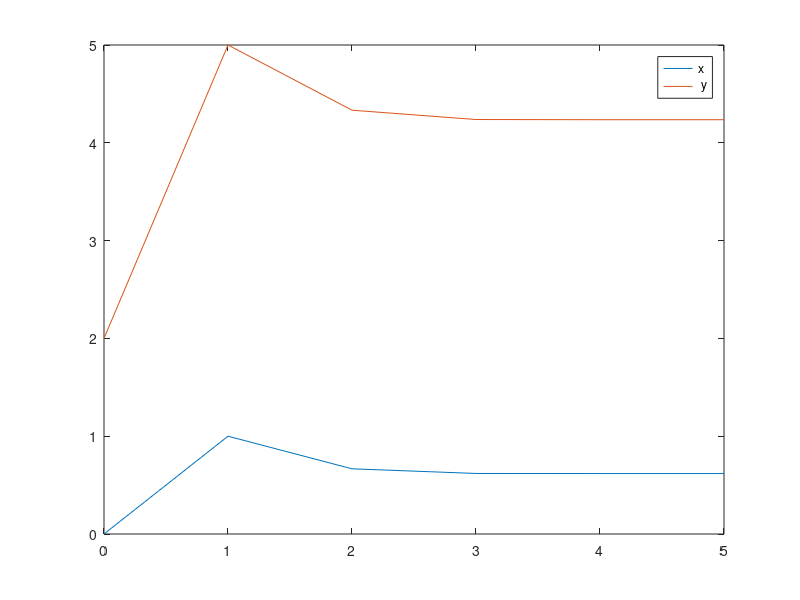

Write the MATLAB code that produced this figure.

x=0; y=2;

XX_kayit=[];
XX_kayit=[XX_kayit; x y];

n=0;
Es=0.0001;
Eax=100; Eay=100;

while(Eax>Es || Eay>Es) 
     n=n+1;  
     x_eski=x;
     y_eski=y; 

     delta=(inv([(2*x+3) -1; 2 -1]))*-[x^2+3*x+2-y ; 2*x+3-y]; 

     x=x_eski+delta(1);
     y=y_eski+delta(2);
     X=[x y];
     XX_kayit=[XX_kayit;X]; 
     
     Eax=100*abs((x-x_eski)/x);
     Eay=100*abs((y-y_eski)/y); 
     Ex=[Eax Eay];  
     disp(n);
     disp([X; Ex]); 
     disp('-----------------------------------------------'); 
       
end

plot(0:n,XX_kayit(:,1),0:n,XX_kayit(:,2));
legend('x',' y');
 